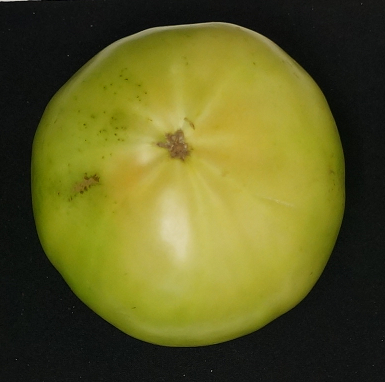
#> input picture test_images/B-G-2.bmp, 385 x 382 px
$ jupyter execute --allow-errors image_segmentation.ipynb   (shell and % lines are left out)
#> lines starting #> are read from the running program, lines starting #| are printed output that depends on the picture
[cell 1]
# Instalação de pacotes necessários

[cell 2]
# Importação de bibliotecas e verificação de versões

import cv2
import numpy as np
import matplotlib
import matplotlib.pyplot as plt

print(cv2.__version__)
print(np.__version__)
print(matplotlib.__version__)

# Demonstração do efeito de Blur Gaussiano na imagem

[cell 3]
import cv2
import matplotlib.pyplot as plt

# 1. Carrega a imagem
image = cv2.imread('./test_images/B-G-2.bmp')
#> image is the input picture: shape (382, 385, 3); mean B, G, R 34.1, 92.5, 94.1

# 2. Aplica o efeito de blur gaussiano
# O segundo argumento é o tamanho do kernel (deve ser ímpar e positivo)
# O terceiro argumento é o desvio padrão no eixo X (se 0, é calculado automaticamente)
blurred = cv2.GaussianBlur(image, (111, 111), 0)
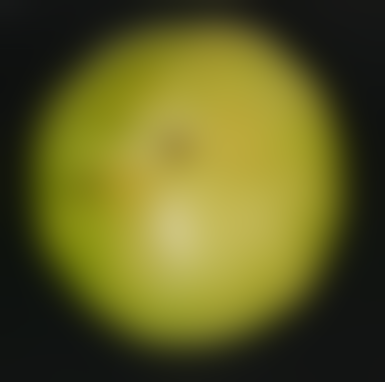
#> blurred: shape (382, 385, 3); mean B, G, R 34.1, 92.5, 94.1

# 3. Converte para RGB para exibir corretamente com matplotlib
image_rgb = cv2.cvtColor(image, cv2.COLOR_BGR2RGB)
blurred_rgb = cv2.cvtColor(blurred, cv2.COLOR_BGR2RGB)

# 4. Mostra a imagem original e a com blur
plt.figure(figsize=(10, 5))
plt.subplot(1, 2, 1)
plt.imshow(image_rgb)
plt.title('Imagem Original')
plt.axis('off')

plt.subplot(1, 2, 2)
plt.imshow(blurred_rgb)
plt.title('Gaussian Blur')
plt.axis('off')

plt.tight_layout()
plt.show()
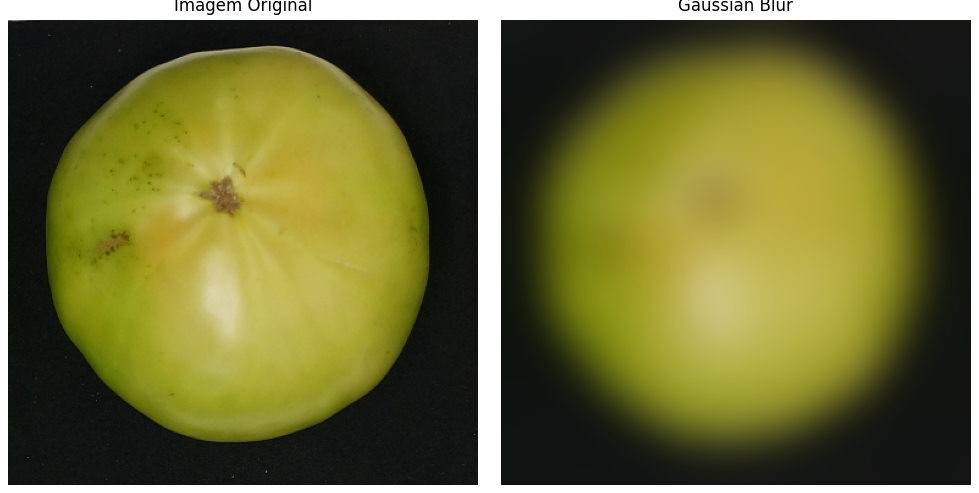
#> figure drawn by matplotlib, 2 panels

# Abordagem Inicial 01: Uso de apenas um limiar de cores HSV

[cell 4]
# 1. Carregar e converter a imagem
image = cv2.imread('./original_dataset/data/tomato samples (1)/S-C-21.bmp')
#> (the rest of this cell did not finish here and is left out)

# Abordagem Inicial 02: Uso de 3 limiares HSV para abranger maior diversidade de tons de cores dos tomates

[cell 5]
# 1. Carregar e converter a imagem
image = cv2.imread('./original_dataset/data/tomato samples (1)/S-G-23.bmp')
#> (the rest of this cell did not finish here and is left out)

# Passo 01:  threshold segmentation adaptativo baseado no histograma de cores da própria imagem

[cell 6]
# 1. Carregar e converter a imagem
image = cv2.imread('./original_dataset/data/tomato samples (1)/S-C-21.bmp')
#> (the rest of this cell did not finish here and is left out)

# Passo 02: Limpar a máscara obtida com técnicas morfológicas e preencher a máscara através da detecção de contornos e refill.

[cell 7]
# 5. Limpeza da máscara com morfologia
kernel = np.ones((7,7), np.uint8)
#> (the rest of this cell did not finish here and is left out)

# Passo 03: Delimitar as regiões de Feature Color Extraction (FCA) para analisar a maturidade do tomate

Essas regiões de FCA são delimitadas por círculos concêntricos de mesma área apartir do centro do maior círculo circunscrito encontrado

#> (a cell that did not finish here is left out)

# Passo 04: Cálculo das médias de cor por região FCA:

[cell 9]
mean_colors_rgb = []
mean_colors_hsv = []

# 15. Extrair médias de cor de cada FCA
#> (the rest of this cell did not finish here and is left out)

### Visualização do resultado das médias de cores da FCA:

[cell 10]
import matplotlib.pyplot as plt
import numpy as np

rings = np.arange(1, 6)

# Separação de cada componente RGB e HSV
R = [rgb[0] for rgb in mean_colors_rgb]
G = [rgb[1] for rgb in mean_colors_rgb]
B = [rgb[2] for rgb in mean_colors_rgb]

H = [hsv[0] for hsv in mean_colors_hsv]
S = [hsv[1] for hsv in mean_colors_hsv]
V = [hsv[2] for hsv in mean_colors_hsv]

plt.figure(figsize=(12,5))

# Plot RGB
plt.subplot(1, 2, 1)
#> (the rest of this cell did not finish here and is left out)

[cell 11]
# Criar uma imagem em branco para mostrar os anéis coloridos
height, width = image_rgb.shape[:2]
#> height = 382; width = 385
visual = np.zeros((height, width, 3), dtype=np.uint8)

#> (the rest of this cell did not finish here and is left out)

$ run again, with test_images/8(orig_dataset).bmp copied over test_images/B-G-2.bmp
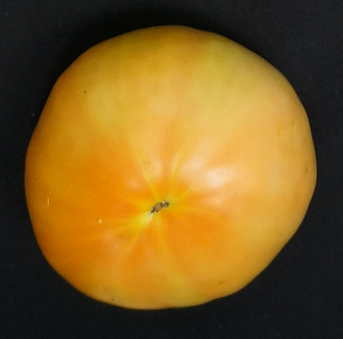
#> input picture test_images/8(orig_dataset).bmp, 343 x 339 px
#> image is the input picture: shape (339, 343, 3); mean B, G, R 32.5, 92.2, 125
#> `blurred = cv2.GaussianBlur(image, (111, 111), 0)`:
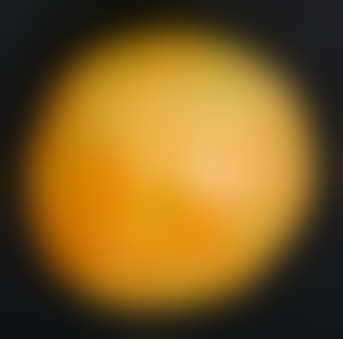
#> blurred: shape (339, 343, 3); mean B, G, R 32.5, 92.2, 125.1
#> `plt.show()`:
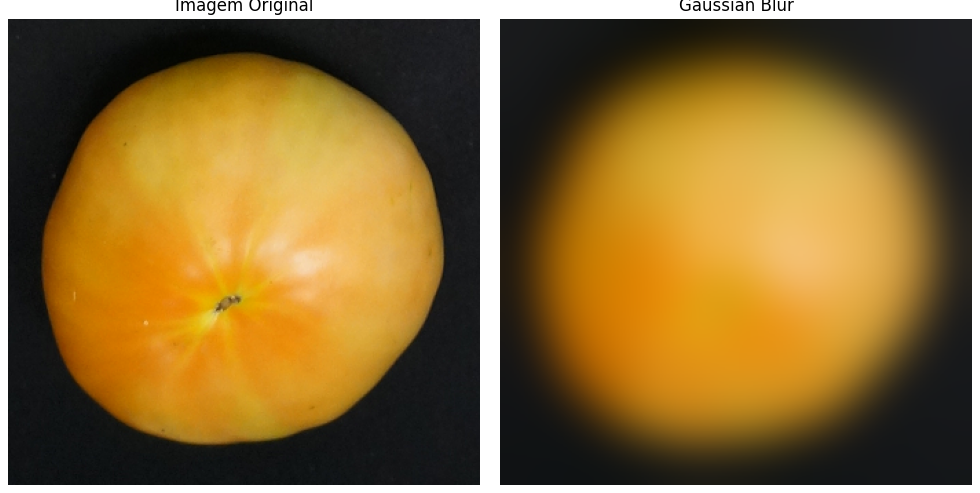
#> figure drawn by matplotlib, 2 panels
